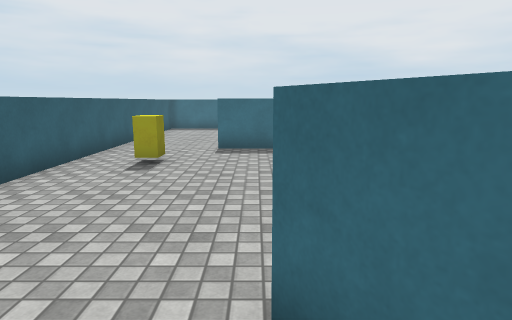
[1] (above)

17 first-person views from a walk through a scene from a Unity 3-D project. The camera is 1.5 m above the floor, tilts 10° down and sees 75° across. The floor is counted in squares, 1 m on a side. Each view is taken from the middle of a square. On the plan, view 1 faces up. The plan holds only what a view shows up to about 15 squares ahead; the rest is blank. Surface patterns are stand-ins for the level's own textures.

[2]
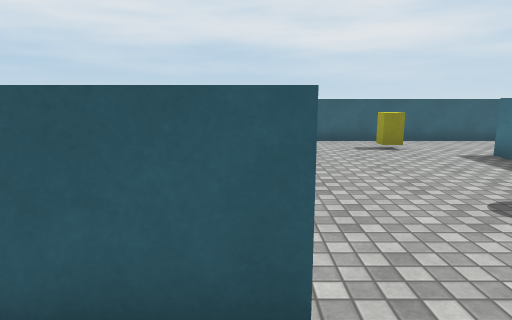

[3]
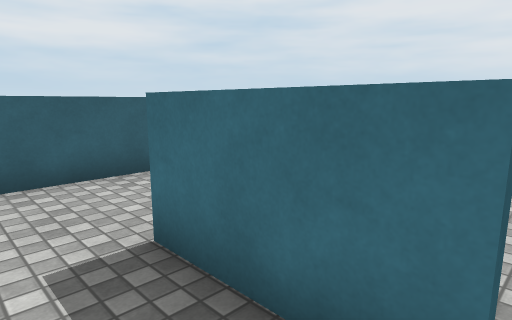

[4]
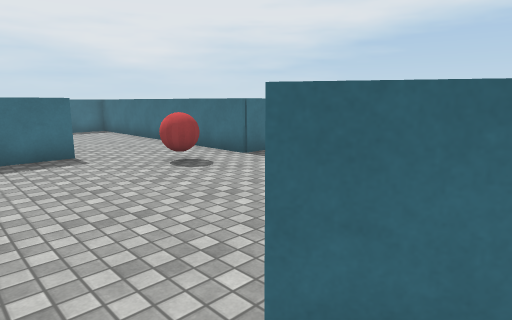

[5]
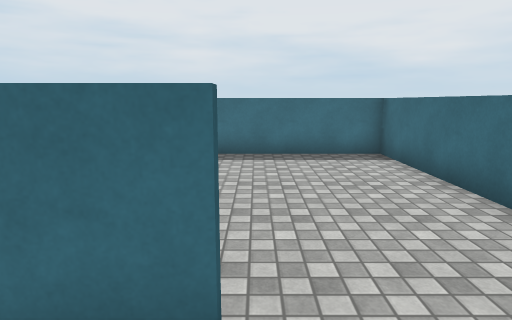

[6]
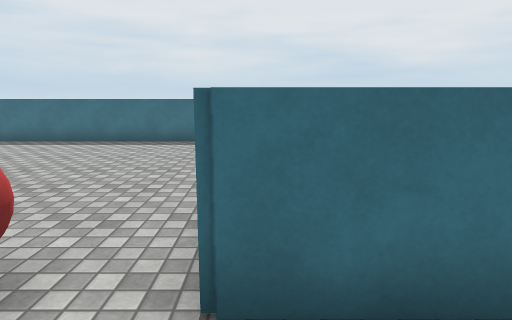

[7]
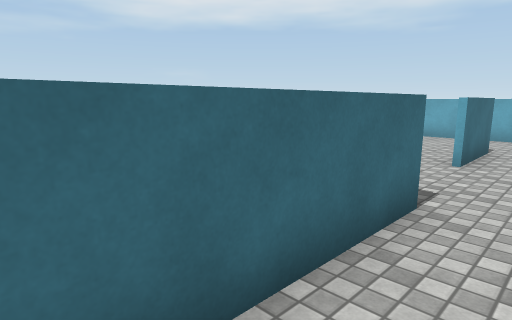

[8]
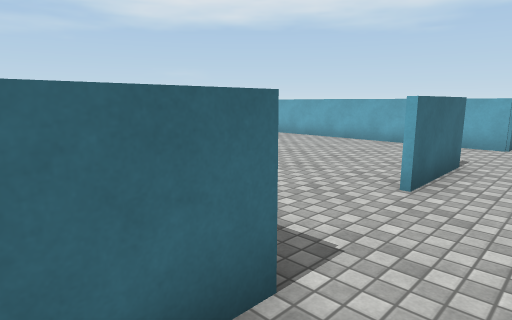

[9]
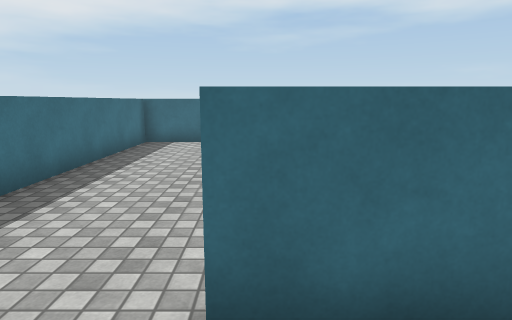

[10]
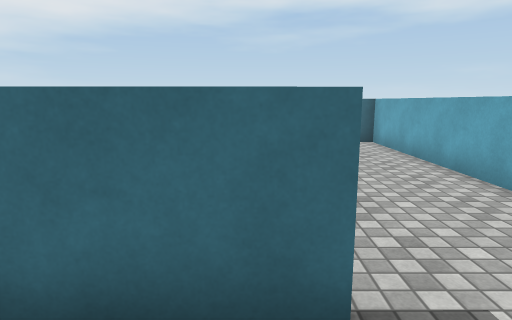

[11]
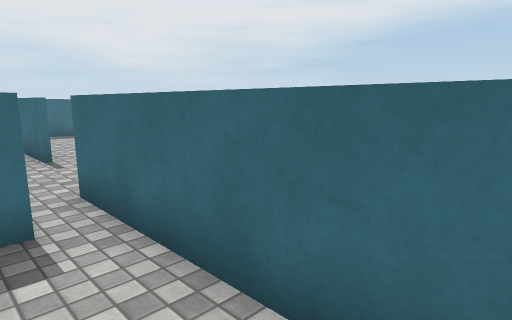

[12]
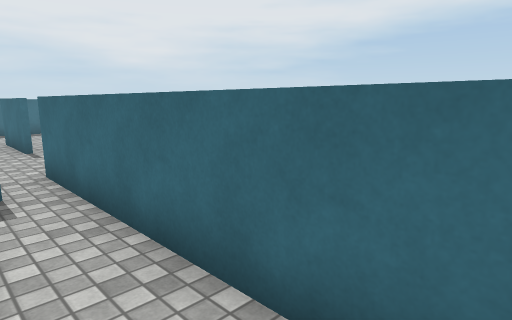

[13]
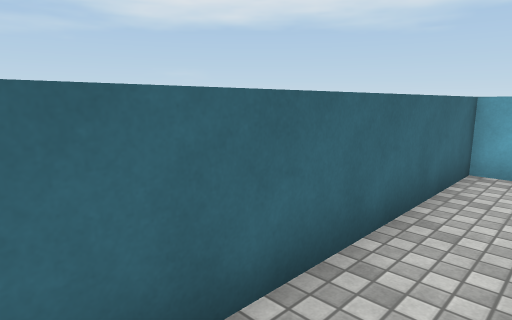

[14]
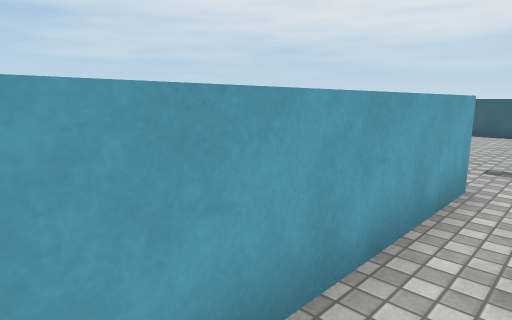

[15]
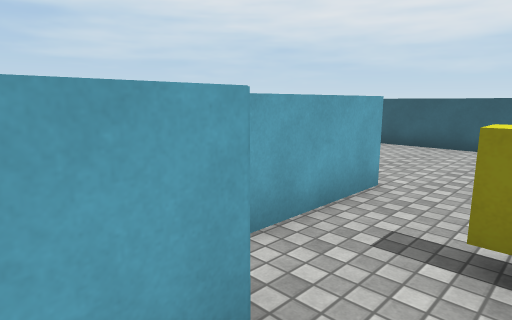

[16]
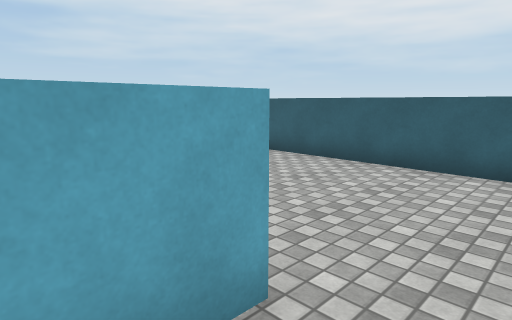

[17]
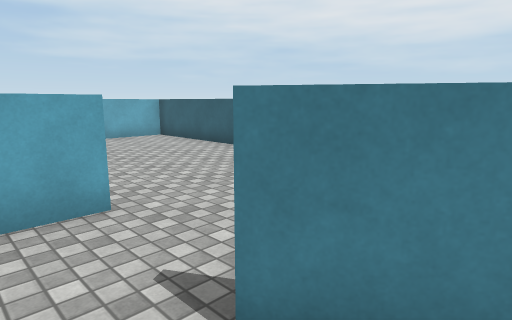

### Floor plan
Points are (right, up) in squares from view 1. A wall is a line through its corners. A room is listed if a view was taken in it or the views show most of it. See-through windows are left out.
Room 1 (views 1, 3, 4, 5, 7, 8, 9, 10, 11, 12, 13, 16, 17)
walls: (0.8, 0.9) (0.1, 2.1); (1, 0.9) (1.8, -0.5); (6, 1.3) (6, 4.4); (1.2, -3.6) (4.6, -3.6); (-4.7, -2.5) (-4.7, -12.8) (-2.1, -12.8); (5.6, 8.1) (5.6, 18.5) (-3.8, 18.5); (1.9, 10.6) (-1.2, 10.6); (-4.7, 15.2) (-4.7, 5.9); (4.9, -12.8) (5.6, -12.8) (5.6, -2.3)
ways out: opening at (5, 0) to room 2; opening at (5, 6) to room 2; gap at (5, -4)
objects: yellow crate (-3, 8); yellow crate (4, -1); red ball (4, 8)
Room 2 (views 2, 6, 14, 15)
walls: (6.2, 4.4) (6.2, 2.4); (16.3, 6) (16.3, 8.1) (5.6, 8.1); (5.6, -2.3) (16.3, -2.3)
ways out: opening at (5, 0) to room 1; opening at (5, 6) to room 1

Positions as (right, up) in squares from view 1, and headings:
1: (0, 0), facing up
2: (8, 4), facing left
3: (2, 9), facing up-left
4: (-1, 1), facing up-right
5: (2, 9), facing up
6: (6, 6), facing up
7: (4, 13), facing down-right
8: (4, 10), facing down-right
9: (4, 4), facing right
10: (4, 2), facing right
11: (4, -8), facing up-right
12: (4, -10), facing up-right
13: (4, -5), facing down-right
14: (12, -1), facing down-left
15: (7, -1), facing down-left
16: (3, -2), facing down-left
17: (3, 1), facing down-left
